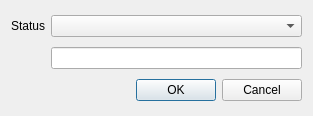
<?xml version="1.0" encoding="UTF-8"?>
<ui version="4.0">
 <class>status_dialog</class>
 <widget class="QDialog" name="status_dialog">
  <property name="geometry">
   <rect>
    <x>0</x>
    <y>0</y>
    <width>313</width>
    <height>116</height>
   </rect>
  </property>
  <property name="windowTitle">
   <string>Dialog</string>
  </property>
  <layout class="QGridLayout" name="gridLayout">
   <item row="1" column="1">
    <widget class="QComboBox" name="status_list"/>
   </item>
   <item row="4" column="0" colspan="2">
    <widget class="QDialogButtonBox" name="buttonBox">
     <property name="orientation">
      <enum>Qt::Horizontal</enum>
     </property>
     <property name="standardButtons">
      <set>QDialogButtonBox::Cancel|QDialogButtonBox::Ok</set>
     </property>
    </widget>
   </item>
   <item row="1" column="0">
    <widget class="QLabel" name="label">
     <property name="text">
      <string>Status</string>
     </property>
    </widget>
   </item>
   <item row="2" column="1">
    <widget class="QLineEdit" name="message">
     <property name="font">
      <font>
       <weight>75</weight>
       <bold>true</bold>
      </font>
     </property>
     <property name="text">
      <string/>
     </property>
    </widget>
   </item>
  </layout>
 </widget>
 <resources/>
 <connections>
  <connection>
   <sender>buttonBox</sender>
   <signal>accepted()</signal>
   <receiver>status_dialog</receiver>
   <slot>accept()</slot>
   <hints>
    <hint type="sourcelabel">
     <x>248</x>
     <y>254</y>
    </hint>
    <hint type="destinationlabel">
     <x>157</x>
     <y>274</y>
    </hint>
   </hints>
  </connection>
  <connection>
   <sender>buttonBox</sender>
   <signal>rejected()</signal>
   <receiver>status_dialog</receiver>
   <slot>reject()</slot>
   <hints>
    <hint type="sourcelabel">
     <x>316</x>
     <y>260</y>
    </hint>
    <hint type="destinationlabel">
     <x>286</x>
     <y>274</y>
    </hint>
   </hints>
  </connection>
 </connections>
</ui>
